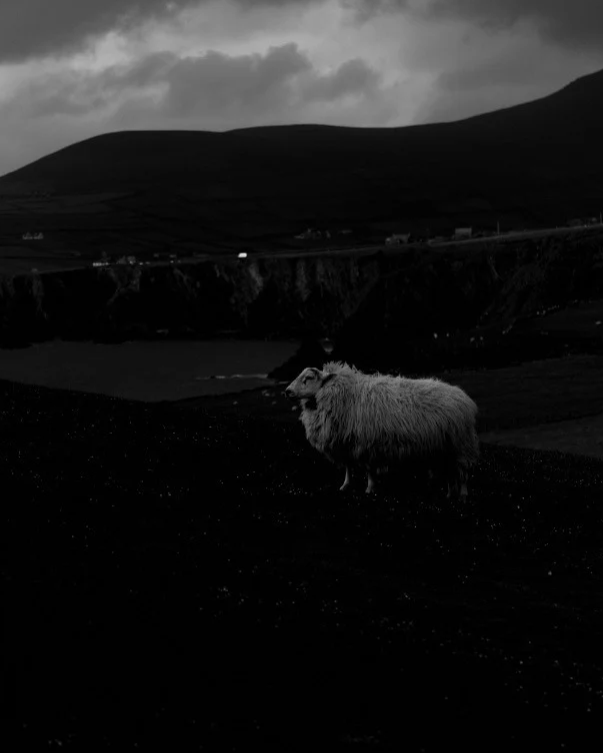
#> input picture Aula 18-03/Imagens/ovelha.png, 603 x 753 px, found by its file name
$ python clahe.py
#> lines starting #> are read from the running program, lines starting #| are printed output that depends on the picture
import cv2
import matplotlib.pyplot as plt
import numpy as np

imagem = cv2.imread('./Aula 18-03/Imagens/ovelha.png', 0) #lê a imagem em escala de cinza
#> imagem: shape (753, 603); min 0, max 222, mean 25.3

#Aplica a equalização do histograma
imagem_eq = cv2.equalizeHist(imagem)
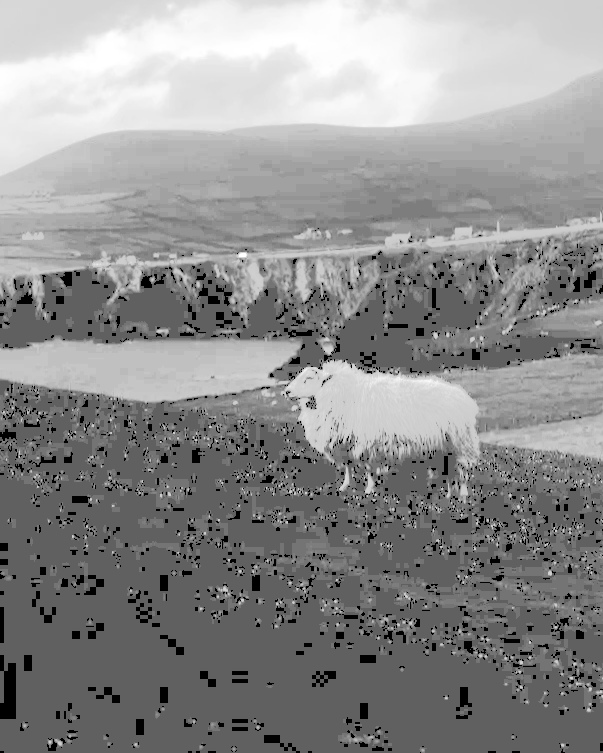
#> imagem_eq: shape (753, 603); min 0, max 255, mean 141.2

clahe = cv2.createCLAHE(clipLimit=2.0, tileGridSize=(20,20))
imagem_clahe = clahe.apply(imagem)
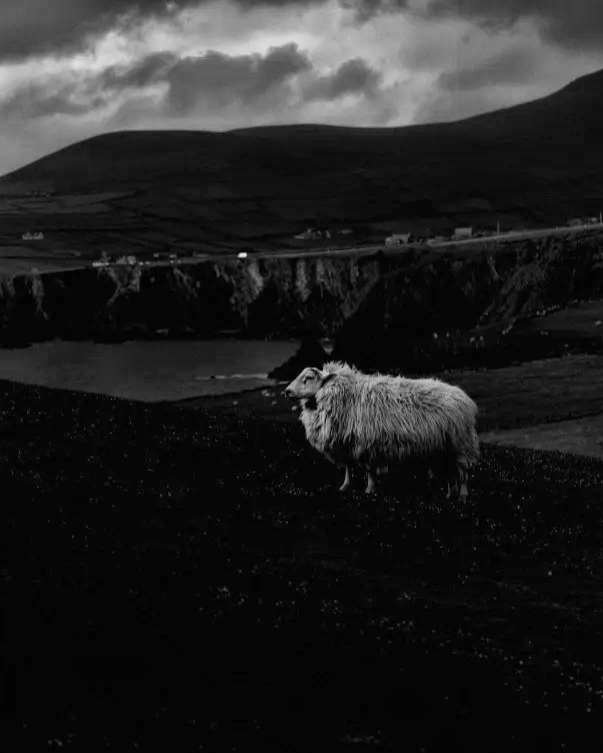
#> imagem_clahe: shape (753, 603); min 1, max 234, mean 34.7

fig, eixos = plt.subplots(1,3, figsize=(17,5)) #eixo é uma tupla, de n posições
fig.suptitle('Comparativo: Original / Global / CLAHE') #quando usa subplots, usa suptitle

imagens = [imagem, imagem_eq, imagem_clahe] #vetor de imagens
titulos = ['Original', 'Global', 'CLAHE']

for i in range(3):
    eixos[i].hist(imagens[i].ravel(), 256, [0,256], color='pink')
    eixos[i].set_title(f"Histograma {titulos[i]}")

cv2.imshow('Original | Global | CLAHE', np.hstack(imagens))
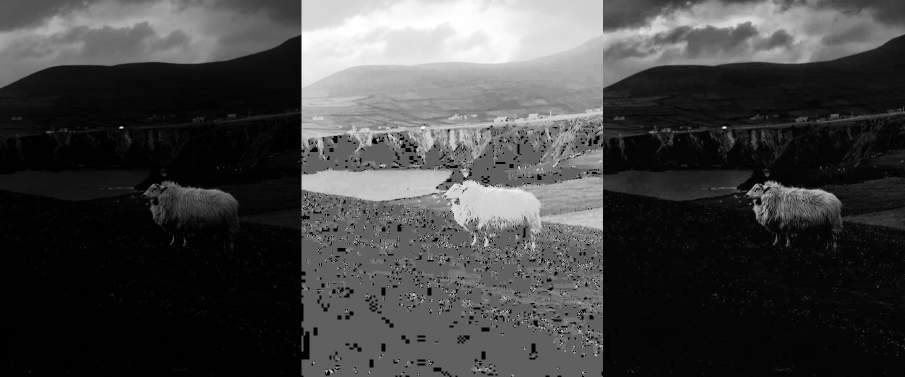
#> window 'Original | Global | CLAHE': shape (753, 1809) (shown at 1/2 size); min 0, max 255, mean 67.1

plt.tight_layout()
plt.show()
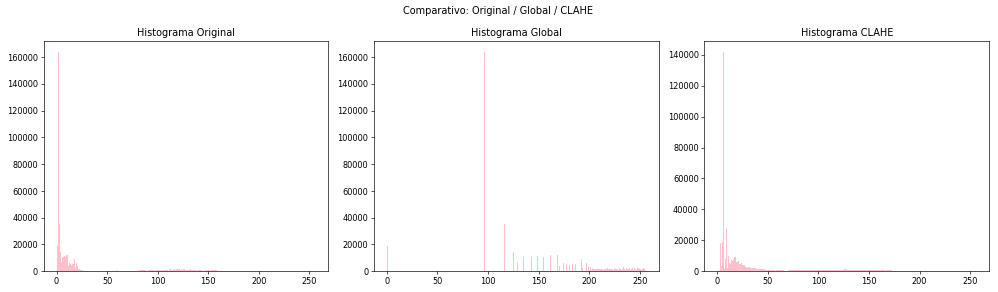
#> figure drawn by matplotlib, 3 panels; panel 1: tallest bar 163604 high, from x = 1 to 2; panel 2: tallest bar 163604 high, from x = 96 to 97; panel 3: tallest bar 141708 high, from x = 6 to 7

cv2.waitKey(0)
cv2.destroyAllWindows()

$ run again, with Aula 18-03/Imagens/estrada_escura.png copied over Aula 18-03/Imagens/ovelha.png
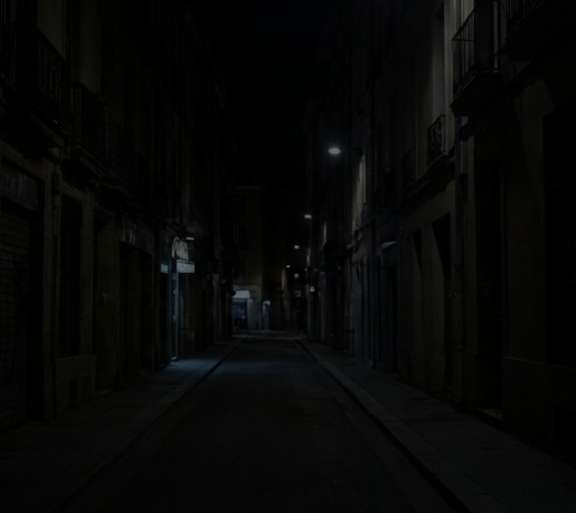
#> input picture Aula 18-03/Imagens/estrada_escura.png, 576 x 513 px, found by its file name
#> `cv2.imshow('Original | Global | CLAHE', np.hstack(imagens))`:
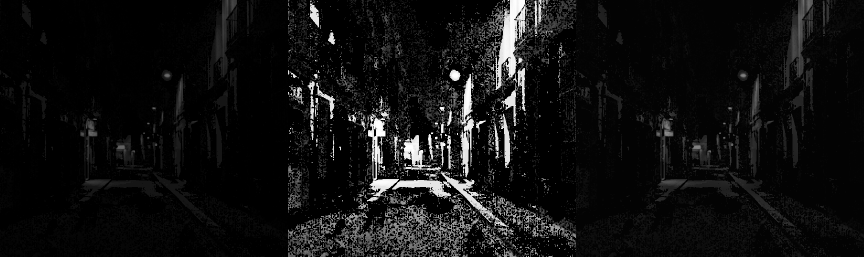
#> window 'Original | Global | CLAHE': shape (513, 1728) (shown at 1/2 size); min 0, max 255, mean 16.7
#> `plt.show()`:
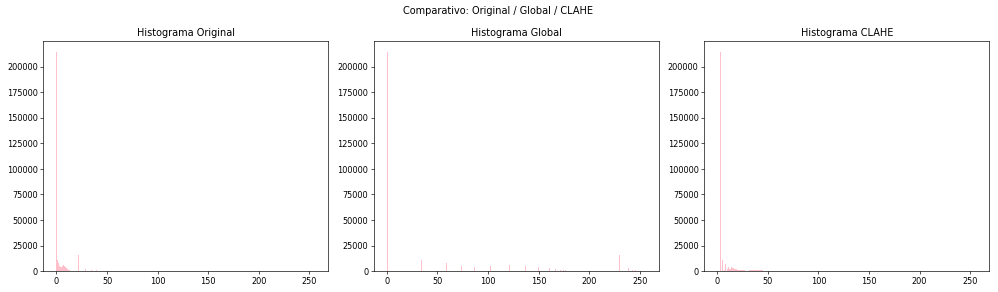
#> figure drawn by matplotlib, 3 panels; panel 1: tallest bar 214042 high, from x = 0 to 1; panel 2: tallest bar 214042 high, from x = 0 to 1; panel 3: tallest bar 214042 high, from x = 3 to 4
